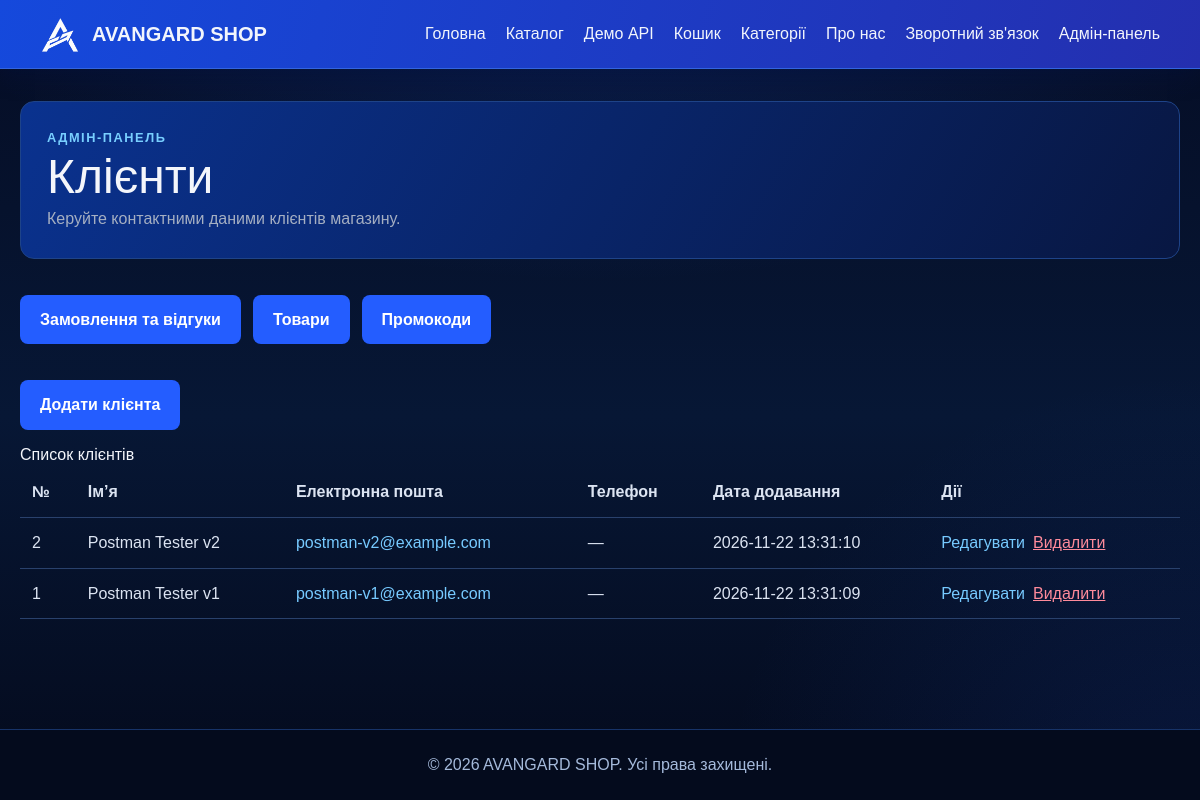
Page /admin/clients on the committed database.
### tables this page shows
CREATE TABLE clients (
    id         INTEGER PRIMARY KEY AUTOINCREMENT,
    name       TEXT NOT NULL,
    email      TEXT NOT NULL UNIQUE,
    phone      TEXT NOT NULL DEFAULT '',
    created_at TEXT NOT NULL
);

### routes/admin.py (the view)
@admin_bp.route('/clients')
def clients():
    return render_template('admin_clients.html', clients=models.get_clients())

### app.py (called while the page is built)
@app.context_processor
def inject_globals():
    return {
        'current_year': datetime.now().year,
        'cart_count': sum(session.get('cart', {}).values()),
    }

### models.py (called while the page is built)
def get_db():
    if 'db' not in g:
        g.db = sqlite3.connect(current_app.config['DATABASE'])
        g.db.row_factory = sqlite3.Row
        g.db.execute('PRAGMA foreign_keys = ON')
    return g.db

def get_clients():
    return get_db().execute('SELECT * FROM clients ORDER BY id DESC').fetchall()

### templates/admin_clients.html (shortened to what this page needs)
{% extends "base.html" %}
{% block content %}
<section class="page-intro">
    <p class="eyebrow">АДМІН-ПАНЕЛЬ</p>
    <h1>Клієнти</h1>
    <p>Керуйте контактними даними клієнтів магазину.</p>
</section>
<nav class="mt-6 flex flex-wrap gap-3" aria-label="Розділи адмін-панелі">
    <a href="{{ url_for('admin.admin') }}" class="button">Замовлення та відгуки</a>
    <a href="{{ url_for('admin.products') }}" class="button">Товари</a>
    <a href="{{ url_for('admin.promos') }}" class="button">Промокоди</a>
</nav>
<div class="mt-6">
    <a href="{{ url_for('admin.new_client') }}" class="button">Додати клієнта</a>
</div>
<section class="catalog-section">
    <h2>Список клієнтів</h2>
    {% if clients %}
    <div class="overflow-x-auto">
        <table class="w-full border-collapse">
            <thead>
                <tr class="border-b border-gray-300 text-left">
                    <th class="p-3">№</th>
                    <th class="p-3">Ім’я</th>
                    <th class="p-3">Електронна пошта</th>
                    <th class="p-3">Телефон</th>
                    <th class="p-3">Дата додавання</th>
                    <th class="p-3">Дії</th>
                </tr>
            </thead>
            <tbody>
                {% for client in clients %}
                <tr class="border-b border-gray-200">
                    <td class="p-3">{{ client['id'] }}</td>
                    <td class="p-3">{{ client['name'] }}</td>
                    <td class="p-3">
                        <a href="mailto:{{ client['email'] }}">{{ client['email'] }}</a>
                    </td>
                    <td class="p-3">{{ client['phone'] or '—' }}</td>
                    <td class="p-3">{{ client['created_at'] }}</td>
                    <td class="p-3">
                        <div class="flex flex-wrap gap-2">
                            <a href="{{ url_for('admin.edit_client', client_id=client['id']) }}">
                                Редагувати
                            </a>
                            <form
                                action="{{ url_for('admin.delete_client', client_id=client['id']) }}"
                                method="post"
                                onsubmit="return confirm('Видалити клієнта «{{ client['name'] }}»?')"
                            >
                                <button type="submit" class="text-red-700 underline">
                                    Видалити
                                </button>
                            </form>
                        </div>
                    </td>
                </tr>
                {% endfor %}
            </tbody>
        </table>
    </div>
    {% else %}
    <p>Клієнтів поки немає. Додайте першого клієнта.</p>
    {% endif %}
</section>
{% endblock %}

### static/css/style.css (style rules this page uses)
:root { font-family: Arial, sans-serif; color: #172033; background: #f3f6fb; font-synthesis: none; line-height: 1.6; }
* { box-sizing: border-box; }
body { margin: 0; min-width: 320px; min-height: 100vh; display: flex; flex-direction: column; }
a { color: #1769c2; }
.eyebrow { color: #5ba6f5; font-size: 0.8rem; font-weight: 800; letter-spacing: 0.12em; text-transform: uppercase; }
.button { display: inline-block; margin-top: 12px; padding: 12px 20px; color: #fff; background: #2155ed; border-radius: 8px; font-weight: 700; text-decoration: none; }
.highlights, .catalog-section, .about-content, .contact-grid, .category-grid { margin-top: 36px; }
.page-intro { padding: 28px 0 8px; }
.page-intro h1 { margin: 0; font-size: clamp(2rem, 5vw, 3rem); line-height: 1.2; }
:root { color-scheme: dark; color: #eef2fa; background: #050d25; }
body.theme-dark { color: #eef2fa; background: radial-gradient(ellipse 58rem 30rem at 50% -8%, rgb(24 83 220 / 24%), transparent 72%), radial-gradient(ellipse 40rem 36rem at 100% 100%, rgb(27 73 190 / 17%), transparent 74%), linear-gradient(180deg, #050d25 0%, #071735 52%, #040a1c 100%); background-attachment: fixed; }
body.theme-dark a { color: #77caff; }
body.theme-dark .page-intro { margin-bottom: 24px; padding: 26px; border: 1px solid #1e4388; border-radius: 14px; color: #eef2fa; background: linear-gradient(120deg, #0a328f, #081742); }
body.theme-dark .page-intro h1, body.theme-dark h2, body.theme-dark h3 { color: #f4f6fb; }
body.theme-dark .page-intro > p:not(.eyebrow), body.theme-dark .note { color: #a5afc2; }
body.theme-dark .eyebrow, body.theme-dark .product-type { color: #78cfff; }
body.theme-dark .highlight-list article, body.theme-dark .product-card, body.theme-dark .category-card, body.theme-dark .contact-card, body.theme-dark .about-content, body.theme-dark .catalog-section { color: #dce8fc; background: linear-gradient(150deg, #0e2455, #071639); border: 1px solid #193467; }
body.theme-dark .catalog-section { padding: 22px; border-radius: 14px; }
body.theme-dark .button { color: #fff; background: #245dff; }
body.theme-dark table { color: #dce4f2; }
body.theme-dark td, body.theme-dark th, body.theme-dark .border-gray-200, body.theme-dark .border-gray-300 { border-color: #29416c; }
body.theme-dark .text-red-700 { color: #ff8b9b; }
body.theme-dark .catalog-section { margin-top: 12px; padding: 0; border: 0; border-radius: 0; background: transparent; }

### rows in the picture
clients: id "2", name "Postman Tester v2", email "postman-v2@example.com", phone "—", created_at "2026-11-22 13:31:10"
clients: id "1", name "Postman Tester v1", email "postman-v1@example.com", phone "—", created_at "2026-11-22 13:31:09"
